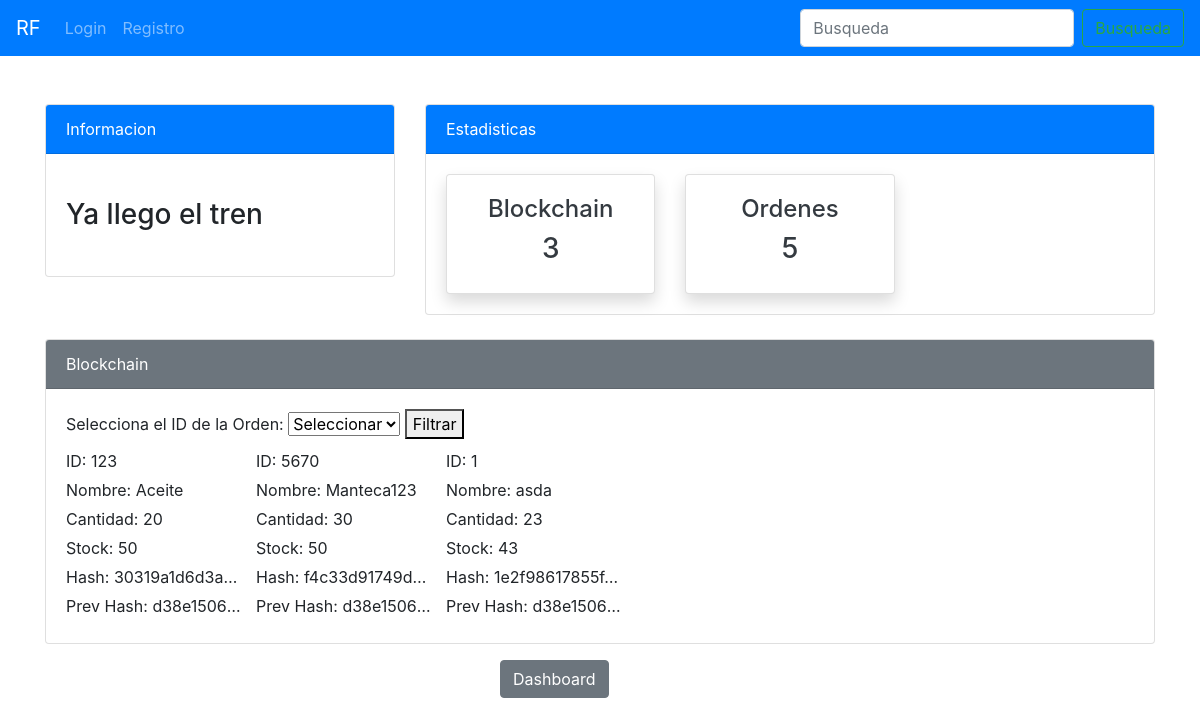
/blockchain/consulta/, run on an earlier commit of the app's database.
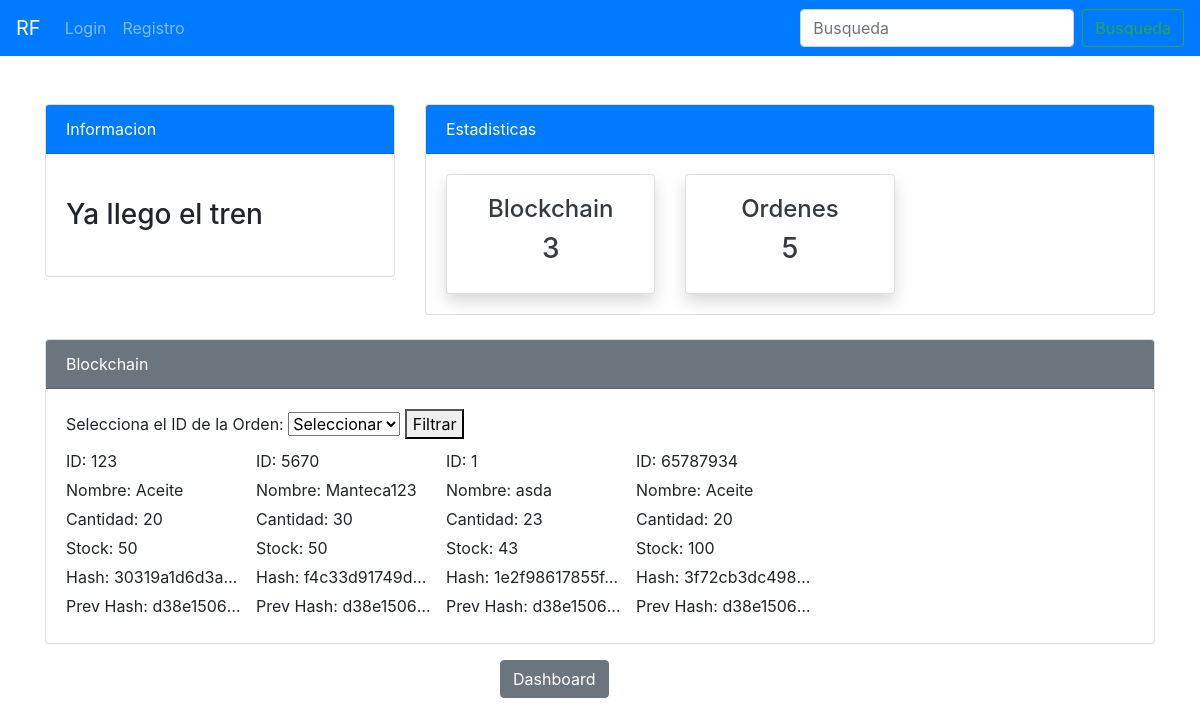
And on a later commit of the database.
### blockchain/models.py (models this page shows)
class Block(models.Model):
    producto_id = models.CharField(max_length=100)
    nombre = models.CharField(max_length=100)
    cantidad = models.IntegerField()
    stock = models.IntegerField()
    fecha = models.DateTimeField(default=timezone.now)  # Se añade automáticamente la fecha y hora actuales
    cliente = models.CharField(max_length=255, default="Desconocido") #se añade cliente que pide orden
    hash = models.CharField(max_length=64)
    prev_hash = models.CharField(max_length=64)
    timestamp = models.DateTimeField(auto_now_add=True)
    def __str__(self):
        return f'Bloque {self.id} - {self.nombre}'

### blockchain/views.py (the view)
# urls.py: path('consulta/', views.consulta, name='blockchain-consulta'),
def consulta(request):
    all_ids = Block.objects.values_list('producto_id', flat=True).distinct()
    print(f"All IDs: {all_ids}")  # Agrega esta línea para depurar
    producto_id = request.GET.get('producto_id')
    if producto_id:
        blocks = Block.objects.filter(producto_id=producto_id)
    else:
        blocks = Block.objects.all()
    print(f"Blocks: {blocks}")  # Agrega esta línea para depurar
    context = {
        'all_ids': all_ids,
        'blocks': blocks,
    }
    return render(request, 'blockchain/consulta.html', context)

### templates/blockchain/consulta.html (shortened to what this page needs)
<!DOCTYPE html>
<html lang="es">
<head>
</head>
<body>
    {% extends 'partials/base.html' %}
    {% block content %}
    {% include 'blockchain/top_nav_block.html' %}
    <div class="container mt-4">
        <div class="card">
            <div class="card-header bg-secondary text-white">Blockchain</div>
            <div class="card-body">
            <form method="get" action="{% url 'blockchain-consulta' %}">
                <label for="producto_id">Selecciona el ID de la Orden:</label>
                <select id="producto_id" name="producto_id">
                    <option value=""> Seleccionar </option>
                </select>
                <button type="submit">Filtrar</button>
            </form>
            <div class="block-container">
                {% for block in blocks %}
                <div class="block">
                    <p>ID: {{ block.producto_id }}</p>
                    <p>Nombre: {{ block.nombre }}</p>
                    <p>Cantidad: {{ block.cantidad }}</p>
                    <p>Stock: {{ block.stock }}</p>
                    <p>Hash: {{ block.hash }}</p>
                    <p>Prev Hash: {{ block.prev_hash }}</p>
                </div>
                {% endfor %}
            </div>
        </div>
    </div>
<div class="container mt-3">
<div class="mx-auto " style="width: 200px;">
<a href="{% url 'blockchain-dashboard' %}" class="btn btn-secondary">
        Dashboard</a>
    </div>
</div>
{% endblock%}

### templates/partials/base.html (shortened to what this page needs)
<!doctype html>
<html lang="es">
  <head>
    <link rel="stylesheet" href="https://cdn.jsdelivr.net/npm/bootstrap@4.6.2/dist/css/bootstrap.min.css">
    {% load static %}
    <link rel="stylesheet" href="{% static "style.css" %}">
  </head>
  <body>
    {% include 'partials/nav.html' %}
    {% block content %}
    {% endblock %}
  </body>
</html>

### templates/partials/nav.html (shortened to what this page needs)
<!DOCTYPE html>
<html lang="es">
<head>
    <link rel="stylesheet" href="https://stackpath.bootstrapcdn.com/bootstrap/4.5.2/css/bootstrap.min.css">
</head>
<body>
  {% load crispy_forms_tags %}
<nav class="navbar navbar-expand-lg navbar-dark bg-primary pl-3">
  <a class="navbar-brand" href="{% url "api-index" %}">RF</a>
  {% if user.is_authenticated %}
  <ul class="navbar-nav mr-0">
    <li class="nav-item">
      <a class="nav-link" href={% url "user-perfil" %}>Perfil {{ user.username }} </a>
    </li>
    <li class="nav-item">
      <a class="nav-link" href={% url "api-index" %}>Dashboard</a>
    </li>
    <li class="nav-item dropdown">
      <a class="nav-link dropdown-toggle" href="#" role="button" data-toggle="dropdown" aria-expanded="false">
        Menu
      </a>
      <div class="dropdown-menu">
        <a class="dropdown-item" href="#">Administrador</a>
        <a class="dropdown-item" href={% url "blockchain-dashboard" %}>Blockchain</a>
        <a class="dropdown-item">
          <form method="post" action="{% url 'user-logout' %}">
          {% csrf_token %}
          <button type="submit">Logout</button></form>
        </a>
      </div>
    </li>
  </ul>
    {% else %}
    <div class="collapse navbar-collapse" id="navbarSupportedContent">
      <ul class="navbar-nav ">
        <li class="nav-item">
          <a class="nav-link" href="{% url 'user-login' %}">Login</a>
        </li>
        <li class="nav-item">
          <a class="nav-link" href="{% url 'user-register' %}">Registro</a>
        </li>
      </ul>
    {% endif %}
    <form class="form-inline my-2 my-lg-0 ml-auto">
      <input class="form-control mr-sm-2" type="Busqueda" placeholder="Busqueda" aria-label="Busqueda">
      <button class="btn btn-outline-success my-2 my-sm-0" type="submit">Busqueda</button>
    </form>
  </div>
</nav>
</body>

### templates/blockchain/top_nav_block.html (shortened to what this page needs)
<div class="container mt-4">
    <div class="row">
        <div class="col-md-4 mt-4">
            <div class="card">
                <div class="card-header bg-primary text-white">
                    Informacion
                </div>
                <div class="card-body">
                    <marquee behavior="" direction="">
                        <h3 class="my-4">Ya llego el tren</h3>
                    </marquee>
                </div>
            </div>
        </div>
        <div class="col-md-8 mt-4">
            <div class="card">
                <div class="card-header bg-primary text-white">
                    Estadisticas
                </div>
                        <div class="card-body">
                            <div class="row">
                                <div class="col-md-4">
                                    <a class="text-decoration-none text-dark" href="{% url "blockchain-consulta" %}">
                                        <div class="card my-card shadow">
                                            <div class="card-body text-center">
                                                <h4>Blockchain </h4>
                                                <h3>3</h3>
                                            </div>
                                        </div>
                                    </a>
                                </div>
                                <div class="col-md-4">
                                    <a class="text-decoration-none text-dark" href="{% url "block-index" %}">
                                        <div class="card my-card shadow">
                                            <div class="card-body text-center">
                                                <h4>Ordenes </h4>
                                                <h3>5</h3>
                                            </div>
                                        </div>
                                    </a>
                                </div>
                            </div>
                        </div>
                    </div>
                </div>
            </div>
        </div>

### static/style.css (style rules this page uses)
body { background: rgb(255,255,255); }

### templates/blockchain/consulta.html (style rules this page uses)
.block-container { display: flex; flex-wrap: wrap; gap: 10px; }
.block p { margin: 5px 0; overflow: hidden; white-space: nowrap; text-overflow: ellipsis; max-width: 180px; }
.block p { margin: 5px 0; }

What changed in the data, as far as the page shows it:
added Block: producto_id "65787934", nombre "Aceite", cantidad "20", stock "100", hash "3f72cb3dc498…", prev_hash "d38e1506…"
